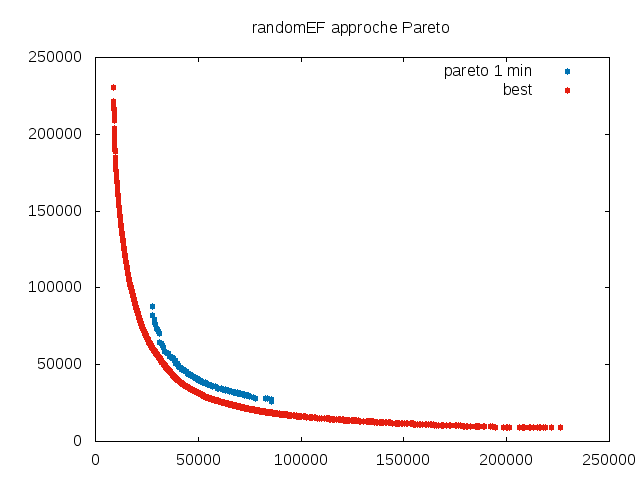

Here is the gnuplot script that generated this plot:
set terminal png
set output "ef_pareto_1.png"
set title "randomEF approche Pareto"
plot "randomEF_OnLineFiltered_time=1_nb=500.tsp" using 1:2 title "pareto 1 min" pointtype 7 linecolor 6, "../../data/best.randomEF100.tsp" using 1:2 title "best" pointtype 7 linecolor 7
